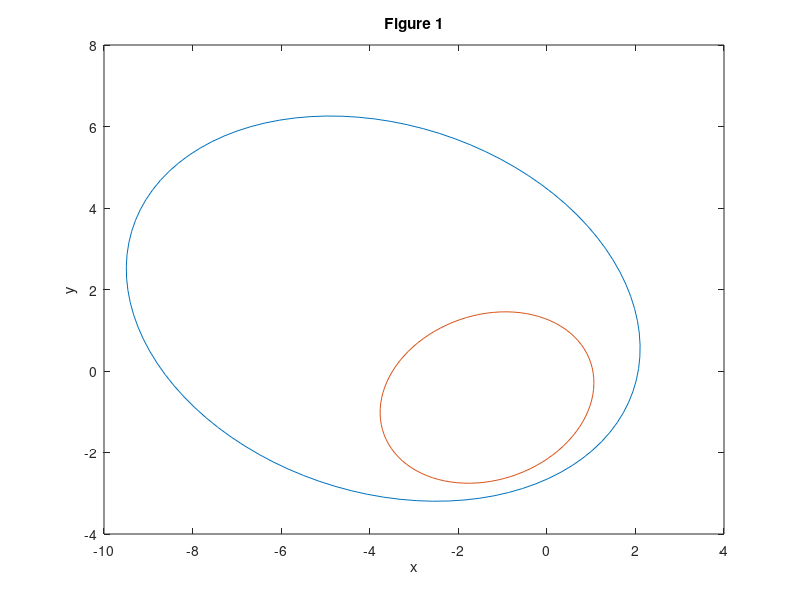
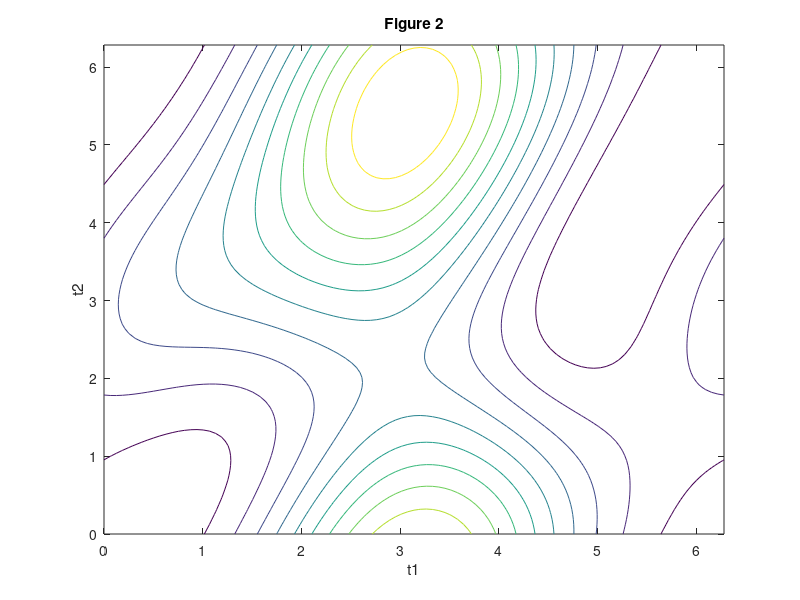
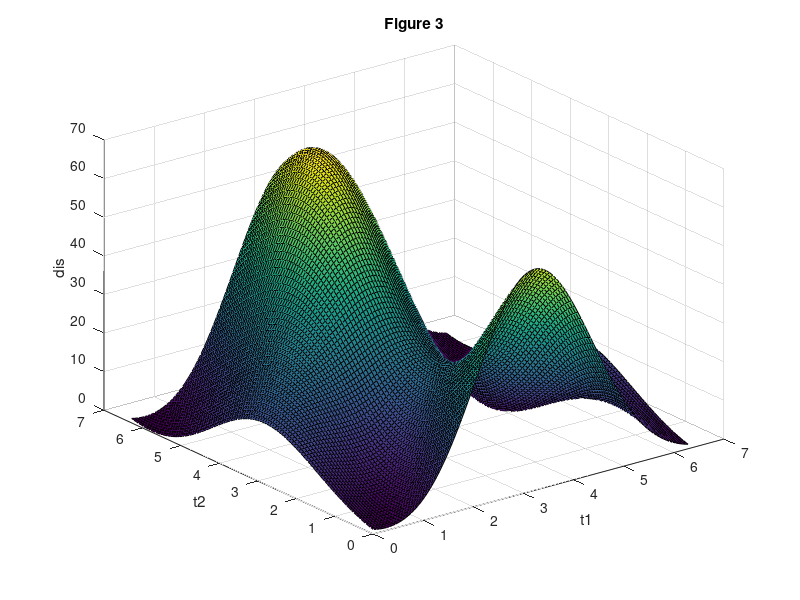
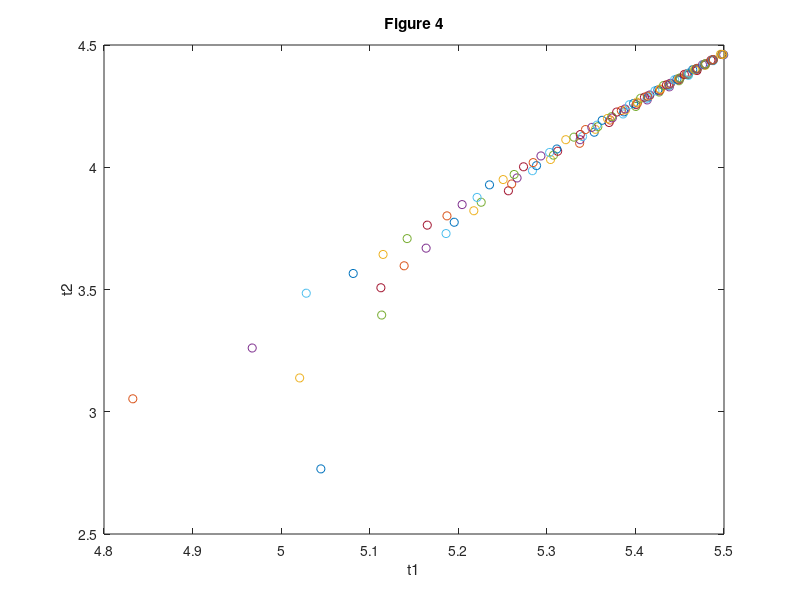

Source code (MATLAB) for these figures, in order:

%% Plot Two Orbits
%Initialize Parameters

t1=linspace(0,2*pi);
t2=linspace(0,2*pi);

A1=10;
P1=2;
phi1=pi/8;

A2=4;
P2=1;
phi2=-pi/7;

E1=(P1-A1)/2;
E2=((P1+A1)/2)*cos(t1);
E3=sqrt(P1*A1)*sin(t1);

F1=(P2-A2)/2;
F2=((P2+A2)/2)*cos(t2);
F3=sqrt(P2*A2)*sin(t2);

x1=(cos(phi1)*(E1+E2))+(sin(phi1)*E3);
y1=(-sin(phi1)*(E1+E2))+(cos(phi1)*E3);

x2=(cos(phi2)*(F1+F2))+(sin(phi2)*F3);
y2=(-sin(phi2)*(F1+F2))+(cos(phi2)*F3);

%Plot Trajectory of Orbits
figure(1)
plot(x1,y1)
hold on
plot(x2,y2)
title('Figure 1');
xlabel('x');
ylabel('y');

%% Plot Contour Lines
[t1,t2]=meshgrid(0:2*pi/100:2*pi, 0:2*pi/100:2*pi); 

A1=10;
P1=2;
phi1=pi/8;

A2=4;
P2=1;
phi2=-pi/7;

E1=(P1-A1)/2;
E2=((P1+A1)/2)*cos(t1);
E3=sqrt(P1*A1)*sin(t1);

F1=(P2-A2)/2;
F2=((P2+A2)/2)*cos(t2);
F3=sqrt(P2*A2)*sin(t2);

x1=(cos(phi1)*(E1+E2))+(sin(phi1)*E3);
y1=(-sin(phi1)*(E1+E2))+(cos(phi1)*E3);

x2=(cos(phi2)*(F1+F2))+(sin(phi2)*F3);
y2=(-sin(phi2)*(F1+F2))+(cos(phi2)*F3);

dis=1/2*((x1-x2).^2+(y1-y2).^2);

figure(2)
contour(t1,t2, dis)
title('Figure 2');
xlabel('t1');
ylabel('t2');

figure(3)
surf(t1,t2, dis)
title('Figure 3');
xlabel('t1');
ylabel('t2');
zlabel('dis');

%% Using the Method of Steepest Descent

epsilon=.005;
t1=4;
t1T=t1;
t2=2;
t2T=t2;
k=1;

x=t1;
y=t2;


E1=(P1-A1)/2;
E2=((P1+A1)/2)*cos(t1);
E3=sqrt(P1*A1)*sin(t1);

F1=(P2-A2)/2;
F2=((P2+A2)/2)*cos(t2);
F3=sqrt(P2*A2)*sin(t2);

x1=(cos(phi1)*(E1+E2))+(sin(phi1)*E3);
y1=(-sin(phi1)*(E1+E2))+(cos(phi1)*E3);

x2=(cos(phi2)*(F1+F2))+(sin(phi2)*F3);
y2=(-sin(phi2)*(F1+F2))+(cos(phi2)*F3);

dis=1/2*((x1-x2).^2+(y1-y2).^2);
disT=dis;

x1prime=(cos(phi1)*((P1+A1)/2)*(-sin(t1)))+(sin(phi1)*(sqrt(P1*A1))*cos(t1));
y1prime=(-sin(phi1)*((P1+A1)/2)*(-sin(t1)))+(cos(phi1)*(sqrt(P1*A1))*cos(t1));
x2prime=(cos(phi2)*((P2+A2)/2)*(-sin(t2)))+(sin(phi2)*(sqrt(P2*A2))*cos(t2));
y2prime=(-sin(phi2)*((P2+A2)/2)*(-sin(t2)))+(cos(phi2)*(sqrt(P2*A2))*cos(t2));

dt1=(x1-x2)*x1prime+(y1-y2)*y1prime;
dt2=(x1-x2)*(-x2prime)+(y1-y2)*(-y2prime);

gradnorm=sqrt(dt1.^2+dt2.^2);

lambda=linspace(max(.05,(t1-2*pi)/dt1), max(.05, t1/dt1));

while gradnorm>=epsilon
    while k<=100
    t1=t1-lambda(k)*dt1;
    t2=t2-lambda(k)*dt2;
    
    E2=((P1+A1)/2)*cos(t1);
    E3=sqrt(P1*A1)*sin(t1);
    
    F2=((P2+A2)/2)*cos(t2);
    F3=sqrt(P2*A2)*sin(t2);

    x1=(cos(phi1)*(E1+E2))+(sin(phi1)*E3);
    y1=(-sin(phi1)*(E1+E2))+(cos(phi1)*E3);

    x2=(cos(phi2)*(F1+F2))+(sin(phi2)*F3);
    y2=(-sin(phi2)*(F1+F2))+(cos(phi2)*F3);

    dis=1/2*((x1-x2).^2+(y1-y2).^2);
    
    if dis<disT
        disT=dis;
        lambdaT=lambda(k);
        
    end
    
    t1=t1T;
    t2=t2T;
    k=k+1;
    end
    
    t1T=t1-lambdaT*dt1;
    t2T=t2-lambdaT*dt2;
    
    t1=t1T;
    t2=t2T;
    
    E2=((P1+A1)/2)*cos(t1);
    E3=sqrt(P1*A1)*sin(t1);
    
    F2=((P2+A2)/2)*cos(t2);
    F3=sqrt(P2*A2)*sin(t2);

    x1=(cos(phi1)*(E1+E2))+(sin(phi1)*E3);
    y1=(-sin(phi1)*(E1+E2))+(cos(phi1)*E3);

    x2=(cos(phi2)*(F1+F2))+(sin(phi2)*F3);
    y2=(-sin(phi2)*(F1+F2))+(cos(phi2)*F3);
    
    x1prime=(cos(phi1)*((P1+A1)/2)*(-sin(t1)))+(sin(phi1)*(sqrt(P1*A1))*cos(t1));
    y1prime=(-sin(phi1)*((P1+A1)/2)*(-sin(t1)))+(cos(phi1)*(sqrt(P1*A1))*cos(t1));
    x2prime=(cos(phi2)*((P2+A2)/2)*(-sin(t2)))+(sin(phi2)*(sqrt(P2*A2))*cos(t2));
    y2prime=(-sin(phi2)*((P2+A2)/2)*(-sin(t2)))+(cos(phi2)*(sqrt(P2*A2))*cos(t2));

    dt1=(x1-x2)*x1prime+(y1-y2)*y1prime;
    dt2=(x1-x2)*(-x2prime)+(y1-y2)*(-y2prime);
    
    gradnorm=sqrt(dt1.^2+dt2.^2);
    
    lambda=linspace(max(.05,(t1-2*pi)/dt1), max(.05, t1/dt1));
    k=1;
   
    figure(4)
    tp1=mod(t1, 2*pi);
    tp2=mod(t2, 2*pi);
    
    plot(tp1, tp2, "o")
    hold on;
    title('Figure 4');
    xlabel('t1');
    ylabel('t2');
    
    x = [x; tp1];
    y = [y; tp2];
   
end

[t1,t2]=meshgrid(0:2*pi/100:2*pi, 0:2*pi/100:2*pi); 

A1=10;
P1=2;
phi1=pi/8;

A2=4;
P2=1;
phi2=-pi/7;

E1=(P1-A1)/2;
E2=((P1+A1)/2)*cos(t1);
E3=sqrt(P1*A1)*sin(t1);

F1=(P2-A2)/2;
F2=((P2+A2)/2)*cos(t2);
F3=sqrt(P2*A2)*sin(t2);

x1=(cos(phi1)*(E1+E2))+(sin(phi1)*E3);
y1=(-sin(phi1)*(E1+E2))+(cos(phi1)*E3);

x2=(cos(phi2)*(F1+F2))+(sin(phi2)*F3);
y2=(-sin(phi2)*(F1+F2))+(cos(phi2)*F3);

dis=1/2*((x1-x2).^2+(y1-y2).^2);

figure(5)
contour(t1,t2, dis)
title('Figure 5');
xlabel('t1');
ylabel('t2');
hold on;
plot(x,y)

figure (6)
t1=linspace(0,2*pi);
t2=linspace(0,2*pi);

A1=10;
P1=2;
phi1=pi/8;

A2=4;
P2=1;
phi2=-pi/7;

E1=(P1-A1)/2;
E2=((P1+A1)/2)*cos(t1);
E3=sqrt(P1*A1)*sin(t1);

F1=(P2-A2)/2;
F2=((P2+A2)/2)*cos(t2);
F3=sqrt(P2*A2)*sin(t2);

x1=(cos(phi1)*(E1+E2))+(sin(phi1)*E3);
y1=(-sin(phi1)*(E1+E2))+(cos(phi1)*E3);

x2=(cos(phi2)*(F1+F2))+(sin(phi2)*F3);
y2=(-sin(phi2)*(F1+F2))+(cos(phi2)*F3);

%% Plot Trajectory of Orbits

figure(6)
plot(x1,y1)
hold on
plot(x2,y2)
title('Figure 6');
xlabel('x');
ylabel('y');

A1=10;
P1=2;
phi1=pi/8;

A2=4;
P2=1;
phi2=-pi/7;

E1=(P1-A1)/2;
E2=((P1+A1)/2)*cos(x);
E3=sqrt(P1*A1)*sin(x);

F1=(P2-A2)/2;
F2=((P2+A2)/2)*cos(y);
F3=sqrt(P2*A2)*sin(y);

x1=(cos(phi1)*(E1+E2))+(sin(phi1)*E3);
y1=(-sin(phi1)*(E1+E2))+(cos(phi1)*E3);

x2=(cos(phi2)*(F1+F2))+(sin(phi2)*F3);
y2=(-sin(phi2)*(F1+F2))+(cos(phi2)*F3);

plot(x1,y1, "o")

plot(x2,y2, "o")

  






